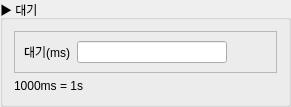
                     <widget class="QGroupBox" name="groupBox_macro_delay">
                      <property name="minimumSize">
                       <size>
                        <width>0</width>
                        <height>0</height>
                       </size>
                      </property>
                      <property name="maximumSize">
                       <size>
                        <width>16777215</width>
                        <height>12</height>
                       </size>
                      </property>
                      <property name="title">
                       <string>▶ 대기</string>
                      </property>
                      <layout class="QVBoxLayout" name="verticalLayout_48">
                       <item>
                        <widget class="QFrame" name="frame_47">
                         <property name="frameShape">
                          <enum>QFrame::StyledPanel</enum>
                         </property>
                         <property name="frameShadow">
                          <enum>QFrame::Raised</enum>
                         </property>
                         <layout class="QHBoxLayout" name="horizontalLayout_61">
                          <item>
                           <widget class="QLabel" name="label_62">
                            <property name="text">
                             <string>대기(ms)</string>
                            </property>
                           </widget>
                          </item>
                          <item>
                           <widget class="QLineEdit" name="line_macro_delay">
                            <property name="minimumSize">
                             <size>
                              <width>150</width>
                              <height>0</height>
                             </size>
                            </property>
                            <property name="maximumSize">
                             <size>
                              <width>150</width>
                              <height>16777215</height>
                             </size>
                            </property>
                           </widget>
                          </item>
                          <item>
                           <spacer name="horizontalSpacer_13">
                            <property name="orientation">
                             <enum>Qt::Horizontal</enum>
                            </property>
                            <property name="sizeHint" stdset="0">
                             <size>
                              <width>40</width>
                              <height>20</height>
                             </size>
                            </property>
                           </spacer>
                          </item>
                         </layout>
                        </widget>
                       </item>
                       <item>
                        <widget class="QLabel" name="label_63">
                         <property name="text">
                          <string>1000ms = 1s</string>
                         </property>
                        </widget>
                       </item>
                       <item>
                        <spacer name="verticalSpacer_10">
                         <property name="orientation">
                          <enum>Qt::Vertical</enum>
                         </property>
                         <property name="sizeHint" stdset="0">
                          <size>
                           <width>20</width>
                           <height>40</height>
                          </size>
                         </property>
                        </spacer>
                       </item>
                      </layout>
                     </widget>
